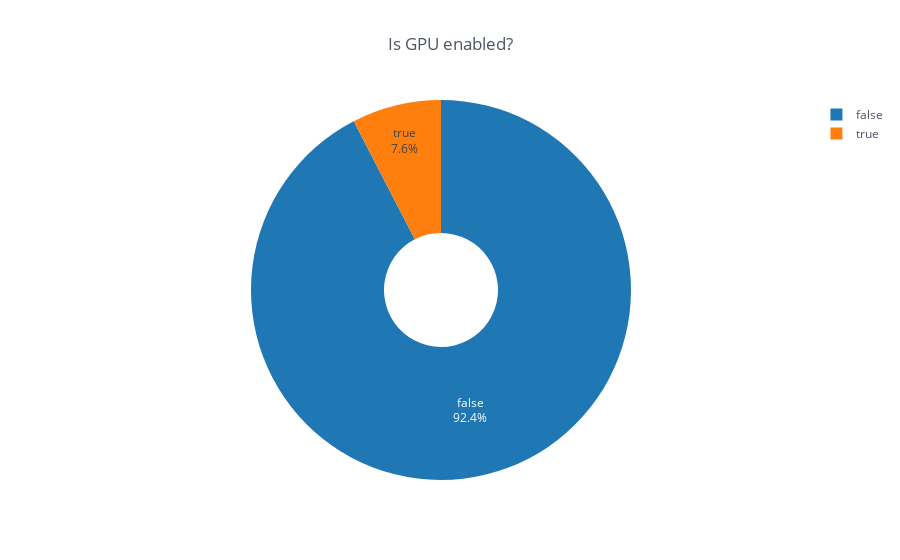

The notebook cell saved with this chart:
### Code cell
colName='isGpuEnabled'
title='Is GPU enabled?'

df_temp = df_notebooks[colName].value_counts().sort_values(ascending=False)
df_temp = pd.DataFrame(df_temp)
df_temp.columns = ['Count']
df_temp[colName] = df_temp.index
df_temp.iplot(kind='pie', labels=colName, values='Count', title=title, textinfo="label+percent", hole=0.3, theme='white')

### Figure 1 — Plotly figure (JSON) as saved in the notebook; plotly's stock layout.template omitted (floating-point values rounded to 4 significant figures)
{"data": [{"hole": 0.3, "labels": [false, true], "marker": {"colors": ["rgba(31, 119, 180, 1.0)", "rgba(255, 127, 14, 1.0)"]}, "name": "", "textinfo": "label+percent", "type": "pie", "values": [304, 25]}], "layout": {"legend": {"bgcolor": "#FFFFFF", "font": {"color": "#4D5663"}}, "paper_bgcolor": "#FFFFFF", "plot_bgcolor": "#FFFFFF", "title": "Is GPU enabled?", "titlefont": {"color": "#4D5663"}}}
